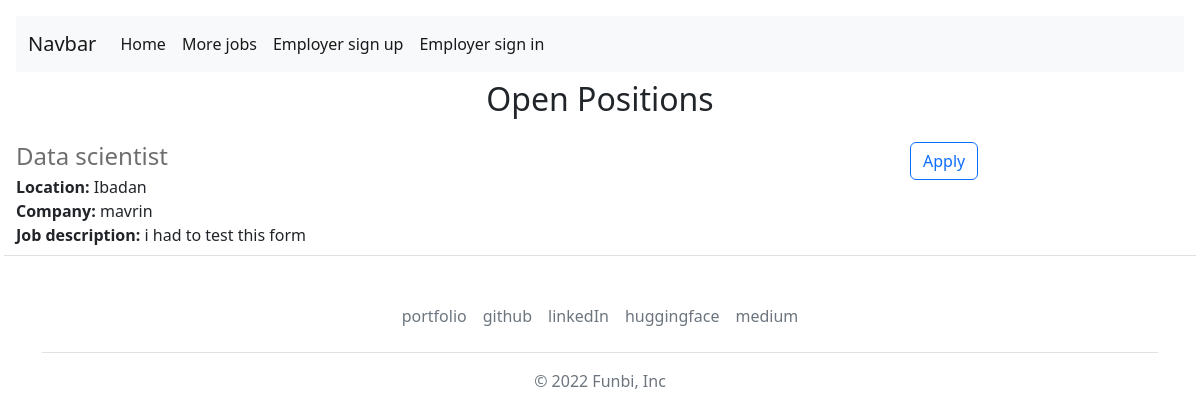
The app's page /more, older data.
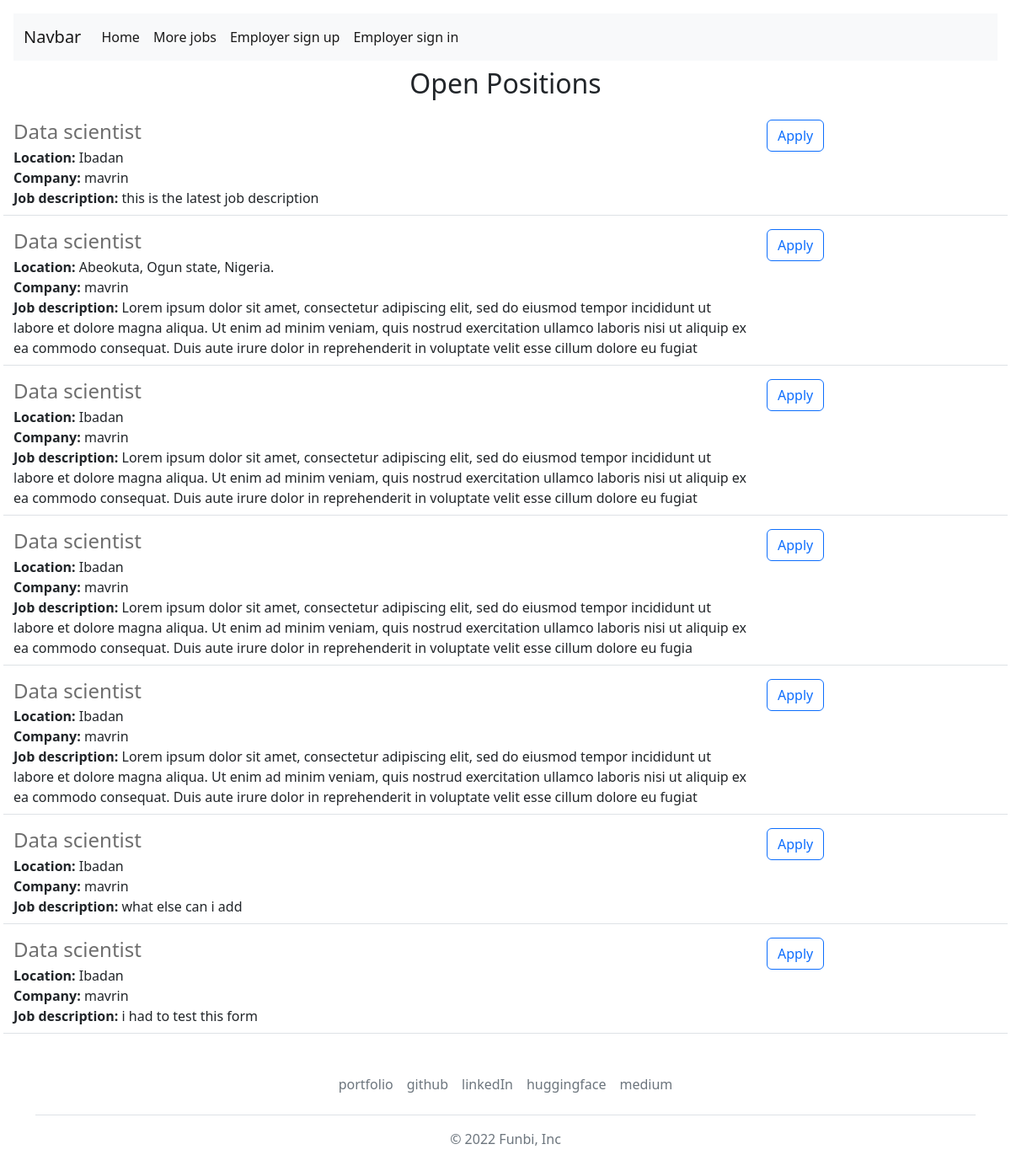
The same page, newer data.
### website/models.py (models this page shows)
class Jobs(db.Model):
  id = db.Column(db.Integer, primary_key=True)
  company = db.Column(db.String(50))
  email = db.Column(db.String(50))
  job = db.Column(db.String(150))
  location = db.Column(db.String(150))
  details = db.Column(db.String(1000))
  date = db.Column(db.DateTime(timezone=True), default = func.now())
  employer_id = db.Column(db.Integer, db.ForeignKey('user.id'))

### website/views.py (the view)
@views.route('/more')
def moreJobs():
  job=Jobs.query.all()
  job1=[]
  for j in job:
    job1.append(j)
  job1=job1[::-1]
  return render_template("More-jobs.html", user=current_user, job=job, job1=job1)

### website/templates/More-jobs.html (shortened to what this page needs)
{% extends "base.html" %}
{% block body %}
      <h2 class="text-center mt-2 mb-4">Open Positions</h2>
      <div>
        {% for jo in job1 %}
          {% include "jobitem.html" %}
        {% endfor %}
      </div>
{% endblock %}

### website/templates/base.html (shortened to what this page needs)
<!doctype html>
<html lang="en">
  <head>
    <link href="https://cdn.jsdelivr.net/npm/bootstrap@5.2.1/dist/css/bootstrap.min.css" rel="stylesheet">
    <link href="https://getbootstrap.com/docs/5.2/assets/css/docs.css" rel="stylesheet">
  </head>
  <body class="p-3 m-0 border-0 bd-example">
    <nav class="navbar navbar-expand-lg bg-light">
      <div class="container-fluid">
        <a class="navbar-brand" href="#">Navbar</a>
        <div class="collapse navbar-collapse" id="navbarNav">
          <ul class="navbar-nav">
            {% if user.is_authenticated %}
            <li class="nav-item">
              <a class="nav-link active" aria-current="page" href="{{ url_for('views.home') }}">Home</a>
            </li>
            <li class="nav-item">
              <a class="nav-link active" aria-current="page" href="{{ url_for('views.moreJobs') }}">More jobs</a>
            </li>
            <li class="nav-item">
              <a class="nav-link" href="{{ url_for('views.dashboard') }}">Employer dashboard</a>
            </li>
            <li class="nav-item">
              <a class="nav-link" aria-current="page" href="{{ url_for('auth.logout') }}">logout</a>
            </li>
            {% else %}
            <li class="nav-item">
              <a class="nav-link active" aria-current="page" href="{{ url_for('views.home') }}">Home</a>
            </li>
            <li class="nav-item">
              <a class="nav-link active" aria-current="page" href="{{ url_for('views.moreJobs') }}">More jobs</a>
            </li>
            <li class="nav-item">
              <a class="nav-link active" href="{{ url_for('auth.signup') }}">Employer sign up</a>
            </li>
            <li class="nav-item">
              <a class="nav-link active" href="{{ url_for('auth.login') }}">Employer sign in</a>
            </li>
            {% endif %}
          </ul>
        </div>
      </div>
    </nav>
    {% block body %}{% endblock %}
    <div class="container">
  <footer class="py-3 my-4">
    <ul class="nav justify-content-center border-bottom pb-3 mb-3">
      <li class="nav-item"><a href="https://oluwafunbi.netlify.app/" class="nav-link px-2 text-muted">portfolio</a></li>
      <li class="nav-item"><a href="https://github.com/Phunbie" class="nav-link px-2 text-muted">github</a></li>
      <li class="nav-item"><a href="https://www.linkedin.com/in/oluwafunbiadeneye?lipi=urn%3Ali%3Apage%3Ad_flagship3_profile_view_base_contact_details%3B7LKTLdUnQEOIiLv%2FOW6PSw%3D%3D" class="nav-link px-2 text-muted">linkedIn</a></li>
      <li class="nav-item"><a href="https://huggingface.co/Funbi" class="nav-link px-2 text-muted">huggingface</a></li>
     <li class="nav-item"><a href="https://medium.com/@lekefbi" class="nav-link px-2 text-muted">medium</a></li>
    </ul>
    <p class="text-center text-muted">&copy; 2022 Funbi, Inc</p>
  </footer>
</div>
  </body>
</html>

### website/templates/jobitem.html
 <div class="border-bottom row" style="margin-bottom:16px; padding-bottom:8px;">
    <div class="col-9">
      <h4 style="color:rgb(110,110,110); margin-bottom:4px;">
        {{ jo.job }}
      </h4>
      <div>
        <b>Location: </b>{{ jo.location }}
      </div>
      <div>
        <b>Company: </b>{{ jo.company }}
      </div>
      <div>
        <b>Job description:</b> {{ jo.details }}
      </div>
    </div>
   <div class="col-2 padding-right:16px">
   <a href="mailto:{{ jo.email }}?subject=Application%20for%20{{job['title']}}&body=My%20Name%3A%20%3Cyour%20name%20here%3E%0D%0A%0D%0AMy%20Resume%20link%3A%20%3Cresume%20link%3E%0D%0A%0D%0AMy%20LinkedIn%20link%3A%20%3CLinkedIn%20link%3E" type="button" class="btn btn-outline-primary float-right align-middle">Apply</a>
   </div>
  </div>

Row changes from the older to the newer data that the page shows:
added Jobs: job "Data scientist", location "Ibadan", company "mavrin", details "this is the latest job description"
added Jobs: job "Data scientist", location "Abeokuta, Ogun state, Nigeria.", company "mavrin", details "Lorem ipsum dolor sit amet, consectetur adipiscing elit, sed do eiusmod tempor incididunt ut labore et dolore magna aliqua. Ut enim ad minim veniam, quis nostrud exercitation ullamco laboris nisi ut aliquip ex ea commodo consequat. Duis aute irure dolor in reprehenderit in voluptate velit esse cillum dolore eu fugiat"
added Jobs: job "Data scientist", location "Ibadan", company "mavrin", details "Lorem ipsum dolor sit amet, consectetur adipiscing elit, sed do eiusmod tempor incididunt ut labore et dolore magna aliqua. Ut enim ad minim veniam, quis nostrud exercitation ullamco laboris nisi ut aliquip ex ea commodo consequat. Duis aute irure dolor in reprehenderit in voluptate velit esse cillum dolore eu fugiat"
added Jobs: job "Data scientist", location "Ibadan", company "mavrin", details "Lorem ipsum dolor sit amet, consectetur adipiscing elit, sed do eiusmod tempor incididunt ut labore et dolore magna aliqua. Ut enim ad minim veniam, quis nostrud exercitation ullamco laboris nisi ut aliquip ex ea commodo consequat. Duis aute irure dolor in reprehenderit in voluptate velit esse cillum dolore eu fugia"
added Jobs: job "Data scientist", location "Ibadan", company "mavrin", details "Lorem ipsum dolor sit amet, consectetur adipiscing elit, sed do eiusmod tempor incididunt ut labore et dolore magna aliqua. Ut enim ad minim veniam, quis nostrud exercitation ullamco laboris nisi ut aliquip ex ea commodo consequat. Duis aute irure dolor in reprehenderit in voluptate velit esse cillum dolore eu fugiat"
added Jobs: job "Data scientist", location "Ibadan", company "mavrin", details "what else can i add"
